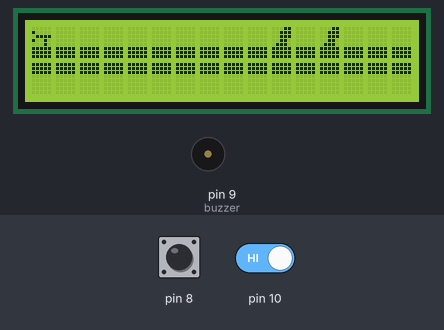
Bench run of a sketch on a simulated Arduino Uno, built with avr-gcc and run on an emulated ATmega328P. Shown: 16×2 character LCD, buzzer (waves = sounding). Inputs (shaded band) come from the test bench; at power-on: pin 8 HIGH, pin 10 HIGH. Random numbers use the default seed unless the sketch sets one.

Above: at 1.2 s.
1.3 s: pin 8 pulled LOW for 3.2 s
At 5.1 s:
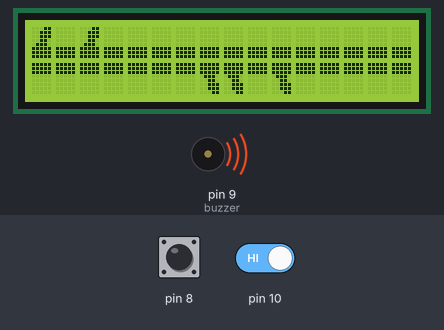
6.0 s: pin 8 driven LOW and pin 10 driven LOW
7.8 s: pin 10 driven HIGH
9.6 s: pin 10 driven LOW
At 9.96 s:
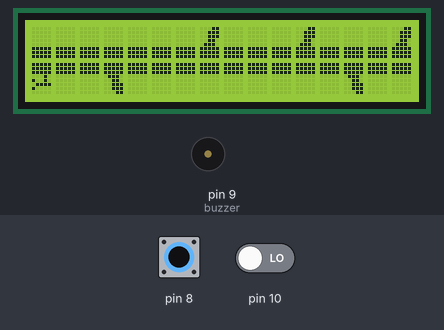
11.6 s: pin 8 driven HIGH
At 12.12 s:
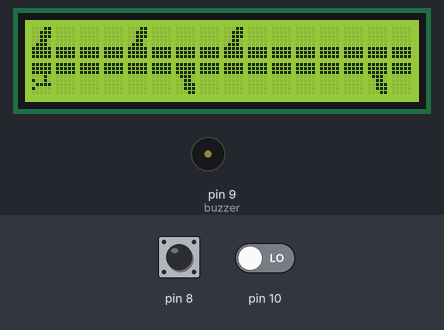
13.4 s: pin 8 driven LOW
At 13.67 s:
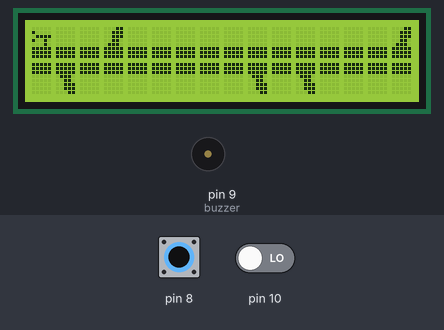
Timing chart, 0 to 19.0 s (numbered marks = the images above; inputs shaded):
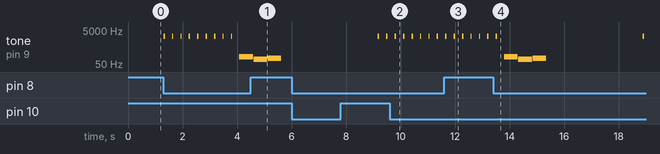

The sketch:

TimberMan.ino
```cpp
#include <LiquidCrystal.h>
#include "pitches.h"
LiquidCrystal lcd(2,3,4,5,6,7);
const int buzzer = 9;

byte playerRight[8]={
  B11111,
  B11111,
  B11111,
  B00010,
  B10010,
  B01111,
  B10000,
  B00000
};
byte playerLeft[8]={
  B00000,
  B10000,
  B01111,
  B10010,
  B00010,
  B11111,
  B11111,
  B11111
};
byte woodRight[8]={
  B11111,
  B11111,
  B11111,
  B00000,
  B00000,
  B00000,
  B00000,
  B00000
};
byte woodLeft[8]={
  B00000,
  B00000,
  B00000,
  B00000,
  B00000,
  B11111,
  B11111,
  B11111
};
byte branchRight[8]={
  B11111,
  B11111,
  B11111,
  B01110,
  B00110,
  B00111,
  B00111,
  B00011
};
byte branchLeft[8]={
  B00011,
  B00111,
  B00111,
  B00110,
  B01110,
  B11111,
  B11111,
  B11111
};
byte deathSymbol[8] = {
  B11111,
  B11111,
  B11111,
  B11111,
  B11111,
  B11111,
  B11111,
  B11111,
};

int treeArr[16][2];

int playerPos; // 0 - left 1- right
bool buttonPressed = false;
bool death = false;

void setup() {
  Serial.begin(9600);
  lcd.begin(16,2);
  pinMode(8,INPUT_PULLUP);
  pinMode(10,INPUT_PULLUP);
  lcd.createChar(0, playerLeft);
  lcd.createChar(1, playerRight);
  lcd.createChar(2, woodLeft);
  lcd.createChar(3, woodRight);
  lcd.createChar(4, branchLeft);
  lcd.createChar(5, branchRight);
  lcd.createChar(6, deathSymbol);

  for(int i = 0; i < 16; i++){
    for(int j = 0; j < 2; j++){
      treeArr[i][j] = 0;
    }
  }

  SetupGameArray();
  DisplayTree();
}

void SetupGameArray(){
  for(int i = 0; i < 16; i++){
    for(int j = 0; j < 2; j++){
      int rand = random(1,100);
      if(rand < 15){
        treeArr[i][j] = 1;
      }
    }
  }
}

void DisplayTree(){
  for(int i = 0; i < 16; i++){
    for(int j = 0; j < 2; j++){
      lcd.setCursor(i,j);
      if(j == 0){
        if(treeArr[i][j] == 0){
          lcd.write(byte(2));
        }else{
          lcd.write(byte(4));
        }
      }else{
        if(treeArr[i][j] == 0){
          lcd.write(byte(3));
        }else{
          lcd.write(byte(5));
        }
      }
    }
  }
  if(treeArr[0][playerPos] == 1){
    Death();
  }else{
    lcd.setCursor(0,playerPos);
    lcd.write(byte(playerPos));
  }
}

void CutTree(){
  for(int i = 1; i < 16; i++){
    for(int j = 0; j < 2; j++){
      treeArr[i-1][j] = treeArr[i][j];
    }
  }
  int rand = random(1,100);
  if(rand > 15){
    treeArr[15][0] = 0;
    int rand2 = random(1,100);
    if (rand2 > 20){
      treeArr[15][1] = 0;
    }else{
      treeArr[15][1] = 1;
    }
  }else{
    treeArr[15][0] = 1;
    treeArr[15][1] = 0;
  }
  DisplayTree();
}

void Death(){
  death = true;
  PlayTune(1);
  for(int i = 0; i < 16; i++){
    for(int j = 0; j < 2; j++){
      treeArr[i][j] = 0;
      lcd.setCursor(i,j);
      lcd.write(6);
      delay(100);
    }
  }
  delay(300);
  death = false;
  SetupGameArray();
  DisplayTree();
}

void PlayTune(int type){
  //0 - tree cut
  //1 - death
  switch(type){
    case 0:
      tone(buzzer, NOTE_C7, 50);
      delay(50);
    return;
    case 1:
      tone(buzzer, NOTE_C3,500);
      delay(520);
      noTone(buzzer);
      tone(buzzer, NOTE_G2,500);
      delay(520);
      noTone(buzzer);
      tone(buzzer, NOTE_A2,500);
      delay(520);
      noTone(buzzer);
    return;
  }
}

void loop() {
  if(!death){
    if(digitalRead(8) == LOW){
      playerPos = 0;
      CutTree();
      PlayTune(0);
      delay(250);
    }
    if(digitalRead(10) == LOW){
      playerPos = 1;
      CutTree();
      PlayTune(0);
      delay(250);
    }
  }
}
```

pitches.h
```cpp
#define NOTE_B0  31
#define NOTE_C1  33
#define NOTE_CS1 35
#define NOTE_D1  37
#define NOTE_DS1 39
#define NOTE_E1  41
#define NOTE_F1  44
#define NOTE_FS1 46
#define NOTE_G1  49
#define NOTE_GS1 52
#define NOTE_A1  55
#define NOTE_AS1 58
#define NOTE_B1  62
#define NOTE_C2  65
#define NOTE_CS2 69
#define NOTE_D2  73
#define NOTE_DS2 78
#define NOTE_E2  82
#define NOTE_F2  87
#define NOTE_FS2 93
#define NOTE_G2  98
#define NOTE_GS2 104
#define NOTE_A2  110
#define NOTE_AS2 117
#define NOTE_B2  123
#define NOTE_C3  131
#define NOTE_CS3 139
#define NOTE_D3  147
#define NOTE_DS3 156
#define NOTE_E3  165
#define NOTE_F3  175
#define NOTE_FS3 185
#define NOTE_G3  196
#define NOTE_GS3 208
#define NOTE_A3  220
#define NOTE_AS3 233
#define NOTE_B3  247
#define NOTE_C4  262
#define NOTE_CS4 277
#define NOTE_D4  294
#define NOTE_DS4 311
#define NOTE_E4  330
#define NOTE_F4  349
#define NOTE_FS4 370
#define NOTE_G4  392
#define NOTE_GS4 415
#define NOTE_A4  440
#define NOTE_AS4 466
#define NOTE_B4  494
#define NOTE_C5  523
#define NOTE_CS5 554
#define NOTE_D5  587
#define NOTE_DS5 622
#define NOTE_E5  659
#define NOTE_F5  698
#define NOTE_FS5 740
#define NOTE_G5  784
#define NOTE_GS5 831
#define NOTE_A5  880
#define NOTE_AS5 932
#define NOTE_B5  988
#define NOTE_C6  1047
#define NOTE_CS6 1109
#define NOTE_D6  1175
#define NOTE_DS6 1245
#define NOTE_E6  1319
#define NOTE_F6  1397
#define NOTE_FS6 1480
#define NOTE_G6  1568
#define NOTE_GS6 1661
#define NOTE_A6  1760
#define NOTE_AS6 1865
#define NOTE_B6  1976
#define NOTE_C7  2093
#define NOTE_CS7 2217
#define NOTE_D7  2349
#define NOTE_DS7 2489
#define NOTE_E7  2637
#define NOTE_F7  2794
#define NOTE_FS7 2960
#define NOTE_G7  3136
#define NOTE_GS7 3322
#define NOTE_A7  3520
#define NOTE_AS7 3729
#define NOTE_B7  3951
#define NOTE_C8  4186
#define NOTE_CS8 4435
#define NOTE_D8  4699
#define NOTE_DS8 4978
#define REST 0
```

Measured:
- after the input at 1.3 s, tone on pin 9 (buzzer): plays 2093 Hz for 0.05 s, 2093 Hz for 0.05 s, 2093 Hz for 0.05 s, 2093 Hz for 0.05 s, 2093 Hz for 0.05 s, 2093 Hz for 0.05 s … (12 notes in this stretch), starting at once; the display: first changes at once (image 1 shows a later state)
